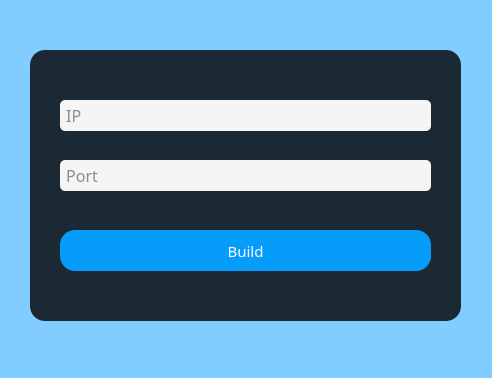
<?xml version="1.0" encoding="UTF-8"?>
<ui version="4.0">
 <class>BuildConnect</class>
 <widget class="QWidget" name="BuildConnect">
  <property name="geometry">
   <rect>
    <x>0</x>
    <y>0</y>
    <width>492</width>
    <height>378</height>
   </rect>
  </property>
  <property name="minimumSize">
   <size>
    <width>492</width>
    <height>378</height>
   </size>
  </property>
  <property name="maximumSize">
   <size>
    <width>492</width>
    <height>378</height>
   </size>
  </property>
  <property name="windowTitle">
   <string>Form</string>
  </property>
  <property name="styleSheet">
   <string notr="true">*{
	background:rgb(129, 205, 255);
	font-size:15px;
	font-family:Century Gothic,sans-serif;
}</string>
  </property>
  <widget class="QFrame" name="frame">
   <property name="geometry">
    <rect>
     <x>30</x>
     <y>50</y>
     <width>431</width>
     <height>271</height>
    </rect>
   </property>
   <property name="styleSheet">
    <string notr="true">QFrame{
	background:rgba(0,0,0,0.8);
	border-radius:15px;
}</string>
   </property>
   <property name="frameShape">
    <enum>QFrame::StyledPanel</enum>
   </property>
   <property name="frameShadow">
    <enum>QFrame::Raised</enum>
   </property>
   <widget class="QPushButton" name="Build">
    <property name="geometry">
     <rect>
      <x>30</x>
      <y>180</y>
      <width>371</width>
      <height>41</height>
     </rect>
    </property>
    <property name="styleSheet">
     <string notr="true">QPushButton{
	background:#069cfa;
	color:#fff;
	border-radius:15px;
	font: 87 11pt &quot;Arial Black&quot;;
}

QPushButton:pressed{
background-color:rgb(255, 170, 127);
border-style:inset;
}
</string>
    </property>
    <property name="text">
     <string>Build</string>
    </property>
   </widget>
   <widget class="QLineEdit" name="IPEdit">
    <property name="geometry">
     <rect>
      <x>30</x>
      <y>50</y>
      <width>371</width>
      <height>31</height>
     </rect>
    </property>
    <property name="styleSheet">
     <string notr="true">QLineEdit{
	color:rgb(25, 37, 44);
	background-color:rgb(245, 245, 245);
	font-size:16px;
	border-style:outset;
	border-radius:5px;
}</string>
    </property>
    <property name="echoMode">
     <enum>QLineEdit::Normal</enum>
    </property>
    <property name="placeholderText">
     <string> IP</string>
    </property>
   </widget>
   <widget class="QLineEdit" name="PORTEdit">
    <property name="geometry">
     <rect>
      <x>30</x>
      <y>110</y>
      <width>371</width>
      <height>31</height>
     </rect>
    </property>
    <property name="styleSheet">
     <string notr="true">QLineEdit{
	color:rgb(25, 37, 44);
	background-color:rgb(245, 245, 245);
	font-size:16px;
	border-style:outset;
	border-radius:5px;
}</string>
    </property>
    <property name="echoMode">
     <enum>QLineEdit::Normal</enum>
    </property>
    <property name="placeholderText">
     <string> Port</string>
    </property>
   </widget>
  </widget>
 </widget>
 <resources/>
 <connections/>
</ui>
